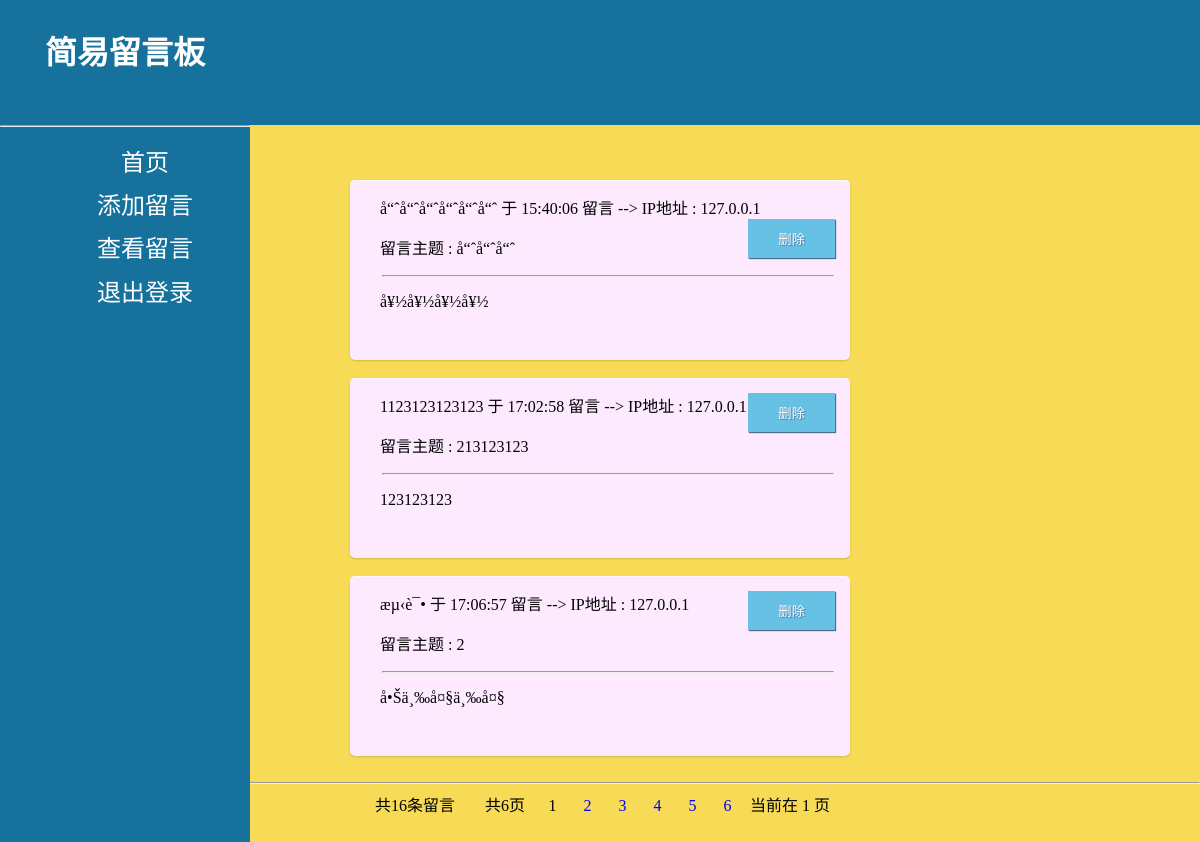
/show.php (signed in), run on the app's committed database.
### tables this page shows
CREATE TABLE IF NOT EXISTS `message` (
  `id` int(11) NOT NULL AUTO_INCREMENT,
  `user` varchar(25) NOT NULL,
  `title` varchar(225) DEFAULT NULL,
  `name` varchar(25) DEFAULT NULL,
  `ip` varchar(25) DEFAULT NULL,
  `mes` varchar(225) DEFAULT NULL,
  `time` time DEFAULT NULL,
  PRIMARY KEY (`id`),
  KEY `user` (`user`)
);

### show.php (the view, shortened to what this page needs)
<!DOCTYPE html>
<html>
<head>
	<link rel="stylesheet" type="text/css" href="./css/formcss.css">
	<link rel="stylesheet" type="text/css" href="./css/message.css">
</head>
<body style="background-color: #f7da55">
	<div style="height: 125px; background-color: #16719c;">
	</div>
   <aside>
            <h2>简易留言板</h2>
            <br />
            <hr>
            <ul id="sideul">
                <a href="##">
                    <li onclick="location.href='index.php'">首页</li>
                </a>
                <a href="##">
                    <li onclick="location.href='add.php'">添加留言</li>
                </a>
                <a href="##">
                    <li onclick="location.href='show.php'">查看留言</li>
                </a>
                <a href="##">
                    <li onclick="location.href='index.php'">退出登录</li>
                </a>
            </ul>
        </aside>
  <?php
	$con=@mysqli_connect("127.0.0.1","root","123456","zzh");
	mysqli_query($con,"set names 'utf-8'");
	$pagesize=3;
	@$p=$_GET['p']?$_GET['p']:1;
	$offset=($p-1)*$pagesize;
	$id=$_SESSION['loginname'];
	$query_sql="select * from message where user = '$id' order by user desc limit $offset,$pagesize";
	$result=mysqli_query($con,$query_sql);
	echo "<div style='margin-top:55px'>";
	while ($res=mysqli_fetch_array($result)) {
		echo "<div class='k'>";
		echo "<div class='ds-post-main'>";
		echo "<div class='ds-comment-body'>
			 <span>
             {$res['name']}  于  {$res['time']}  留言  --> IP地址 : <span>{$res['ip']}
             </span>
    		 <span style='float:right'><a href = 'delete.php?id=".$res['id']."'>
             <input type='submit' class='button1' value='删除'> </input>
             </a>
             </span>
    		 <p>留言主题 : {$res['title']}
             </span>
             </p>
             <hr width=450px>
    		 <p>{$res['mes']}
             </p>
             </div>
             <br>";
    		 echo "</div>";
			 echo "</div>";
	}
		echo "</div>";
        $count_result = mysqli_query($con,"select count(*) as count from message where user= '$id'");
        $count_array = mysqli_fetch_array($count_result);
		echo "<hr>";
        $pagenum = ceil($count_array['count']/$pagesize);
        echo "<center>";
        echo "<div style='display: inline-block;margin-right: 15px;margin-left:15px;'>",'共',$count_array['count'],'条留言','</div>';
		echo "<div style='display: inline-block;margin-right: 15px;margin-left:15px;'>",'共',$pagenum,'页','</div>';
        if($pagenum>1){
            for($i = 1;$i<=$pagenum;$i++){
                if($i == $p){
                    echo "<div style='width:25px;display: inline-block;margin-right: 10px;'>",$i,"</div>";
                }else{
					echo '<a href="show.php?p=',$i,'">',"<div style='width:25px;display: inline-block;margin-right: 10px;'>",$i,'</div>','</a>';
                }
            }
	echo "<div style='display: inline-block;margin-right: 10px;'>",'当前在 ',$p, ' 页',"</center></div>";
        }
		echo "<br>";
		echo "<br>";
		echo "<br>";
	?>
</body>
</html>

### css/message.css (style rules this page uses)
.button,.reset,.submit,.button1 { padding: 10px 30px 10px 30px; background: #66C1E4; border: none; color: #FFF; box-shadow: 1px 1px 1px #4C6E91; -webkit-box-shadow: 1px 1px 1px #4C6E91; -moz-box-shadow: 1px 1px 1px #4C6E91; text-shadow: 1px 1px 1px #5079A3; }
.ds-post-main { position: relative; width: 500px; margin-left: auto; margin-right: auto; }
.ds-comment-body { height:150px; z-index: 1; position: relative; left: 0; background: #fdeaff; padding: 15px 15px 15px 30px; color: #ffecfd; border-radius: 5px; box-shadow: 0 1px 2px rgba(0,0,0,.15), 0 1px 0 rgba(255,255,255,.75) inset; }
.ds-comment-body { color: #000000; }
a { text-decoration: none; }

### show.php (style rules this page uses)
body { margin: 0; padding:0; }
aside { position: absolute; top: 0; bottom: 0; left: 0px; width: 250px; height:100%; background: #16719c; transition: 0.2s ease-out; }
h2 { color: white; text-align: center; font-size: 2em; }
#sideul li { list-style: none; color: white; width: 100%; height: 1.8em; font-size: 1.5em; text-align: center; }
a { text-decoration: none; }

### data on the page
message: name "å“ˆå“ˆå“ˆå“ˆå“ˆå“ˆ", time "15:40:06", ip "127.0.0.1", title "å“ˆå“ˆå“ˆ", mes "å¥½å¥½å¥½å¥½"
message: name "1123123123123", time "17:02:58", ip "127.0.0.1", title "213123123", mes "123123123"
message: name "æµ‹è¯•", time "17:06:57", ip "127.0.0.1", title "2", mes "å•Šä¸‰å¤§ä¸‰å¤§"

### other printed values
$count_array['count'] "16"
$pagenum "6"
$p "1"
